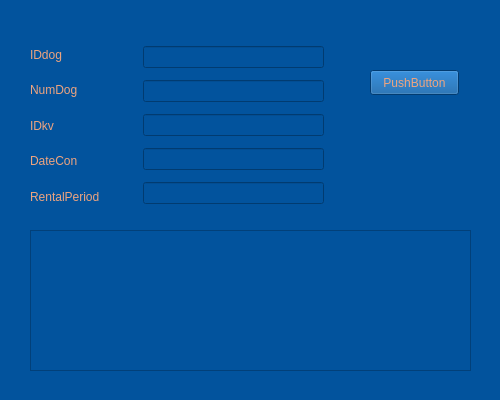
<?xml version="1.0" encoding="UTF-8"?>
<ui version="4.0">
 <class>Form</class>
 <widget class="QWidget" name="Form">
  <property name="geometry">
   <rect>
    <x>0</x>
    <y>0</y>
    <width>500</width>
    <height>400</height>
   </rect>
  </property>
  <property name="minimumSize">
   <size>
    <width>500</width>
    <height>400</height>
   </size>
  </property>
  <property name="maximumSize">
   <size>
    <width>500</width>
    <height>400</height>
   </size>
  </property>
  <property name="windowTitle">
   <string>Form</string>
  </property>
  <property name="styleSheet">
   <string notr="true">background-color: rgb(2, 83, 157)</string>
  </property>
  <widget class="QTableWidget" name="tableWidget">
   <property name="geometry">
    <rect>
     <x>30</x>
     <y>230</y>
     <width>441</width>
     <height>141</height>
    </rect>
   </property>
   <property name="styleSheet">
    <string notr="true">color: rgb(238, 164, 127)</string>
   </property>
  </widget>
  <widget class="QPushButton" name="pushButton">
   <property name="geometry">
    <rect>
     <x>370</x>
     <y>70</y>
     <width>89</width>
     <height>25</height>
    </rect>
   </property>
   <property name="styleSheet">
    <string notr="true">color: rgb(238, 164, 127)</string>
   </property>
   <property name="text">
    <string>PushButton</string>
   </property>
  </widget>
  <widget class="QWidget" name="">
   <property name="geometry">
    <rect>
     <x>30</x>
     <y>40</y>
     <width>91</width>
     <height>171</height>
    </rect>
   </property>
   <layout class="QVBoxLayout" name="verticalLayout">
    <item>
     <widget class="QLabel" name="lbIDdog">
      <property name="styleSheet">
       <string notr="true">color: rgb(238, 164, 127)</string>
      </property>
      <property name="text">
       <string>IDdog</string>
      </property>
     </widget>
    </item>
    <item>
     <widget class="QLabel" name="lbNumDog">
      <property name="styleSheet">
       <string notr="true">color: rgb(238, 164, 127)</string>
      </property>
      <property name="text">
       <string>NumDog</string>
      </property>
     </widget>
    </item>
    <item>
     <widget class="QLabel" name="lbIDkv">
      <property name="styleSheet">
       <string notr="true">color: rgb(238, 164, 127)</string>
      </property>
      <property name="text">
       <string>IDkv</string>
      </property>
     </widget>
    </item>
    <item>
     <widget class="QLabel" name="lbDate">
      <property name="styleSheet">
       <string notr="true">color: rgb(238, 164, 127)</string>
      </property>
      <property name="text">
       <string>DateCon</string>
      </property>
     </widget>
    </item>
    <item>
     <widget class="QLabel" name="lbRental">
      <property name="styleSheet">
       <string notr="true">color: rgb(238, 164, 127)</string>
      </property>
      <property name="text">
       <string>RentalPeriod</string>
      </property>
     </widget>
    </item>
   </layout>
  </widget>
  <widget class="QWidget" name="">
   <property name="geometry">
    <rect>
     <x>143</x>
     <y>40</y>
     <width>181</width>
     <height>171</height>
    </rect>
   </property>
   <layout class="QVBoxLayout" name="verticalLayout_2">
    <item>
     <widget class="QLineEdit" name="leIDdog">
      <property name="styleSheet">
       <string notr="true">color: rgb(238, 164, 127)</string>
      </property>
     </widget>
    </item>
    <item>
     <widget class="QLineEdit" name="leNumDog">
      <property name="styleSheet">
       <string notr="true">color: rgb(238, 164, 127)</string>
      </property>
     </widget>
    </item>
    <item>
     <widget class="QLineEdit" name="leIDkv">
      <property name="styleSheet">
       <string notr="true">color: rgb(238, 164, 127)</string>
      </property>
     </widget>
    </item>
    <item>
     <widget class="QLineEdit" name="leDate">
      <property name="styleSheet">
       <string notr="true">color: rgb(238, 164, 127)</string>
      </property>
     </widget>
    </item>
    <item>
     <widget class="QLineEdit" name="leRental">
      <property name="styleSheet">
       <string notr="true">color: rgb(238, 164, 127)</string>
      </property>
     </widget>
    </item>
   </layout>
  </widget>
 </widget>
 <resources/>
 <connections/>
</ui>
